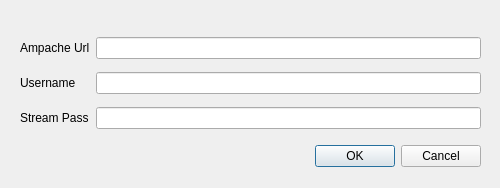
<?xml version="1.0" encoding="UTF-8"?>
<ui version="4.0">
 <class>configDialog</class>
 <widget class="QDialog" name="configDialog">
  <property name="geometry">
   <rect>
    <x>0</x>
    <y>0</y>
    <width>500</width>
    <height>188</height>
   </rect>
  </property>
  <property name="windowTitle">
   <string>Dialog</string>
  </property>
  <widget class="QDialogButtonBox" name="buttonBox">
   <property name="geometry">
    <rect>
     <x>180</x>
     <y>140</y>
     <width>301</width>
     <height>32</height>
    </rect>
   </property>
   <property name="orientation">
    <enum>Qt::Horizontal</enum>
   </property>
   <property name="standardButtons">
    <set>QDialogButtonBox::Cancel|QDialogButtonBox::Ok</set>
   </property>
  </widget>
  <widget class="QWidget" name="gridLayoutWidget">
   <property name="geometry">
    <rect>
     <x>20</x>
     <y>30</y>
     <width>461</width>
     <height>106</height>
    </rect>
   </property>
   <layout class="QGridLayout" name="gridLayout">
    <item row="1" column="0">
     <widget class="QLabel" name="label">
      <property name="text">
       <string>Ampache Url</string>
      </property>
     </widget>
    </item>
    <item row="1" column="1">
     <widget class="QLineEdit" name="amUrlLine"/>
    </item>
    <item row="4" column="1">
     <widget class="QLineEdit" name="strmPassLine">
      <property name="echoMode">
       <enum>QLineEdit::Password</enum>
      </property>
     </widget>
    </item>
    <item row="4" column="0">
     <widget class="QLabel" name="label_2">
      <property name="text">
       <string>Stream Pass</string>
      </property>
     </widget>
    </item>
    <item row="3" column="0">
     <widget class="QLabel" name="label_3">
      <property name="text">
       <string>Username</string>
      </property>
     </widget>
    </item>
    <item row="3" column="1">
     <widget class="QLineEdit" name="userLine"/>
    </item>
   </layout>
  </widget>
 </widget>
 <tabstops>
  <tabstop>amUrlLine</tabstop>
  <tabstop>userLine</tabstop>
  <tabstop>strmPassLine</tabstop>
  <tabstop>buttonBox</tabstop>
 </tabstops>
 <resources/>
 <connections>
  <connection>
   <sender>buttonBox</sender>
   <signal>accepted()</signal>
   <receiver>configDialog</receiver>
   <slot>accept()</slot>
   <hints>
    <hint type="sourcelabel">
     <x>418</x>
     <y>171</y>
    </hint>
    <hint type="destinationlabel">
     <x>157</x>
     <y>187</y>
    </hint>
   </hints>
  </connection>
  <connection>
   <sender>buttonBox</sender>
   <signal>rejected()</signal>
   <receiver>configDialog</receiver>
   <slot>reject()</slot>
   <hints>
    <hint type="sourcelabel">
     <x>480</x>
     <y>171</y>
    </hint>
    <hint type="destinationlabel">
     <x>286</x>
     <y>187</y>
    </hint>
   </hints>
  </connection>
 </connections>
</ui>
